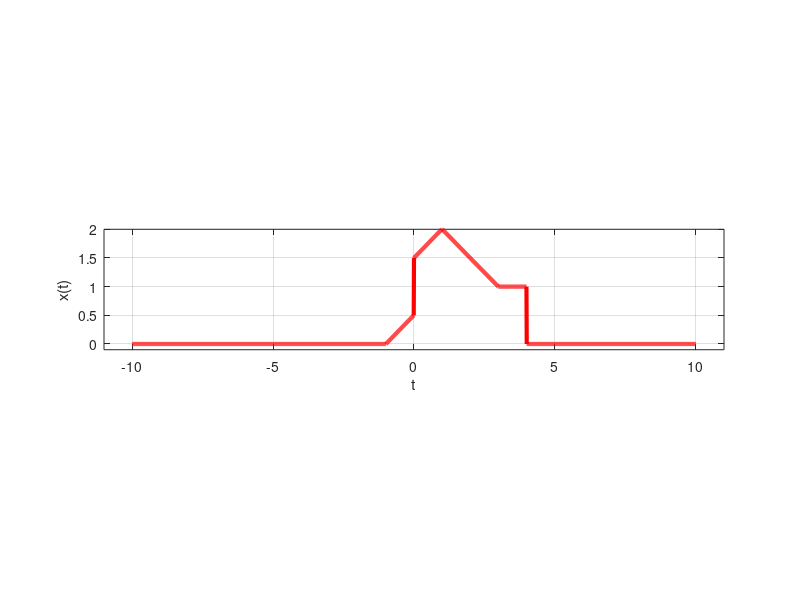

Here is the MATLAB script that generated this plot:
clc; clear; close all;
%% p4(t)
t0 = 0;L = 4;
t1 = -10:0.01:t0-0.01;  p1 = zeros(1,length(t1))
t2 = t0:0.01:t0+L-0.01;      p2 = ones(1,length(t2))
t3 = t0+L:0.01:10;;     p3 = zeros(1,length(t3))
t = [t1 t2 t3];p = [p1 p2 p3];
%% d4(t-1)
t0 = 1;L = 4
t1 = -10:0.01:t0-L/2-0.01;
t2 = t0-L/2:0.01:t0-0.01;
t3 = t0:0.01:t0+L/2-0.01;
t4 = t0+L/2:0.01:10;
d1 = zeros(1,length(t1));
d2 = linspace(0,1,length(t2));
d3 = linspace(1,0,length(t3));
d4 = zeros(1,length(t4));
t =  [t1,t2,t3,t4]; d = [d1,d2,d3,d4];

x=p+d
subplot(312)
plot(t,x,'r','linewidth' ,3)
xlabel('t');ylabel('x(t)');
axis([-11 11 -0.1 2])
grid on
